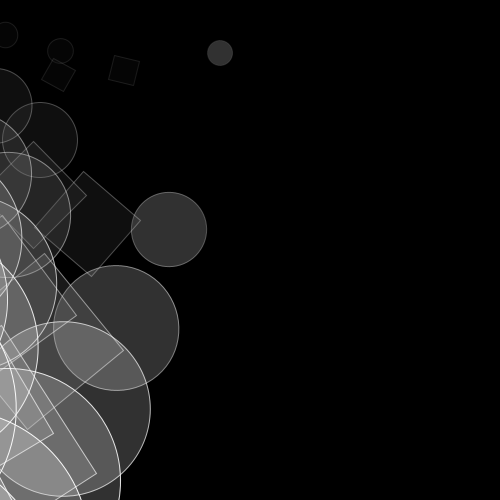
Frame 1 (no input)
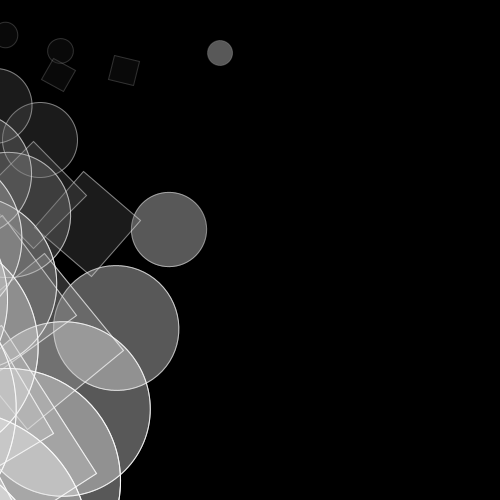
Frame 2 (the mouse pressed at the canvas centre, redrawn once)

The Processing sketch that drew these frames (run headless with seeded random() and noise(); the mouse was pressed at the canvas centre and the sketch redrawn once):

// Processing sketch: processing_82063
// ── processing_82063.pde

void setup()
{
  size(500,500);
  background(0);  
}


void draw ()
{
  
  //Création d'une trame d'une seule ligne faite de rectangles
  for(int i = 25; i < 500; i = i+50)
  
  //Créations d'une succession de rotation de rectangles et de ronds en dégradé de gris
  {
    ;
    stroke(250, i);
    fill(250, 50);
    rotate(PI/i);
    ellipse(i+200, i, i, i);
    
    fill(i, 50);
    rotate(PI/i);
    rect(i+100, i, i, i);
    
    fill(i, 50);
    rotate(PI/i);
    ellipse(i+50, i, i, i);
    
    fill(i, 50);
    rotate(PI/i);
    rect(i+50, i, i, i);
    
    fill(i, 50);
    rotate(PI/i);
    ellipse(i, i, i, i);
   
  }
  
 noLoop(); 
}
